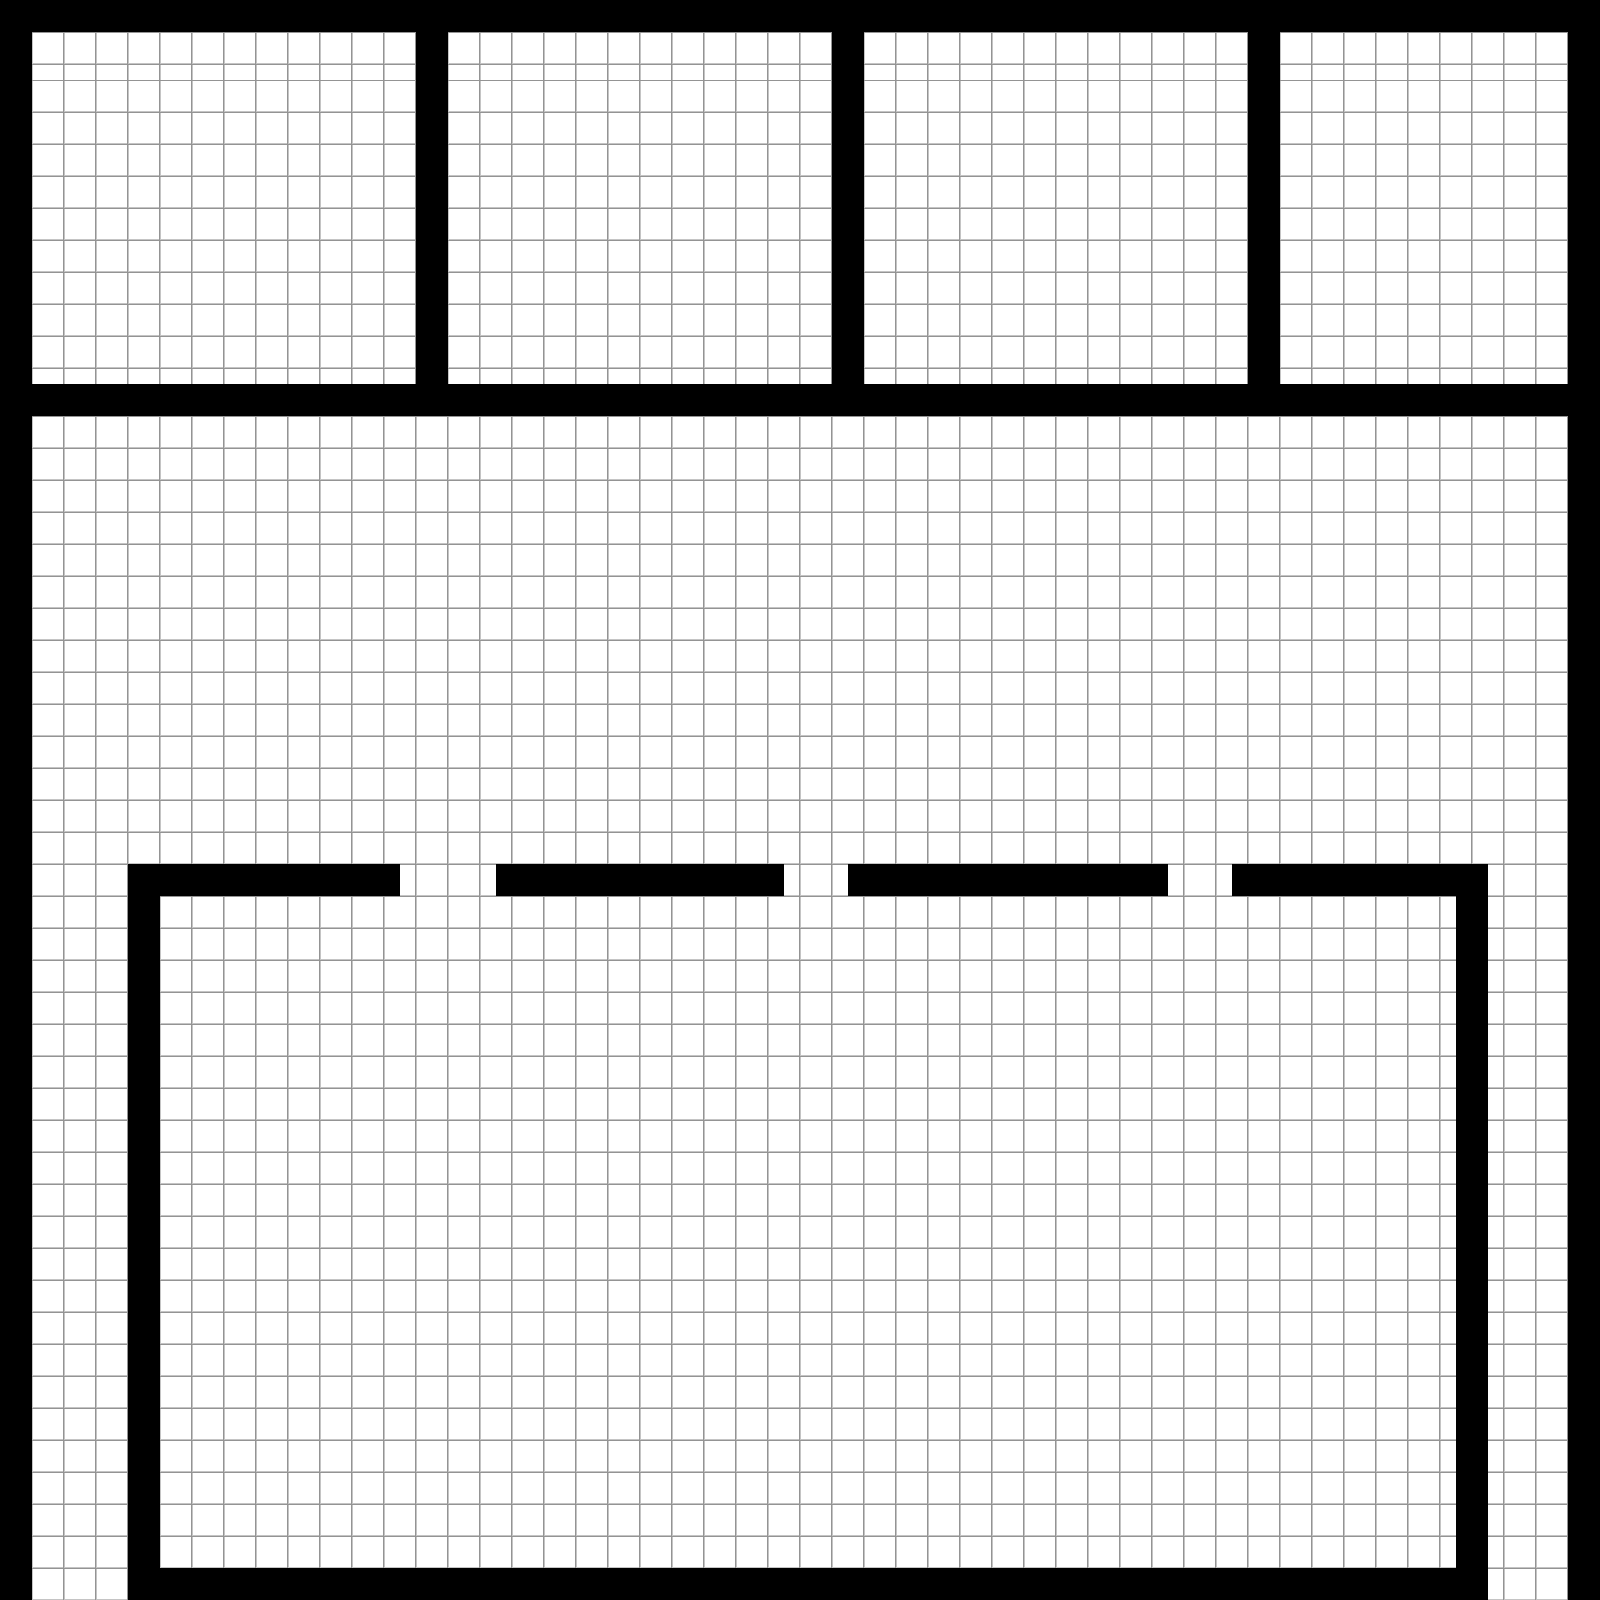

A level layout from a 2D game, rendered from its tile map. Below: a short description, then the map file with tile-grid data replaced by summaries:
An orthogonal 100x100 tile map with 16x16 px tiles, 4 tile layers (SOL, MUR GRIS, MUR NOIR, PLACEHOLDER).

<map version="1.9" tiledversion="1.9.2" orientation="orthogonal" renderorder="right-down" width="100" height="100" tilewidth="16" tileheight="16" infinite="0" nextlayerid="9" nextobjectid="1">
 <tileset firstgid="1" name="newstileset" tilewidth="16" tileheight="16" tilecount="3844" columns="62">
  <image source="newstileset.png" width="1000" height="1000" />
 </tileset>
 <layer id="6" name="SOL" width="100" height="100">
  <data>[10000 cells, 10000 non-empty, 4 distinct tile ids]</data>
 </layer>
 <layer id="7" name="MUR GRIS" width="100" height="100">
  <data>[10000 cells, 0 non-empty, 0 distinct tile ids]</data>
 </layer>
 <layer id="5" name="MUR NOIR" width="100" height="100">
  <data>[10000 cells, 1396 non-empty, 1 distinct tile ids]</data>
 </layer>
 <layer id="8" name="PLACEHOLDER" width="100" height="100">
  <data>[10000 cells, 0 non-empty, 0 distinct tile ids]</data>
 </layer>
</map>
